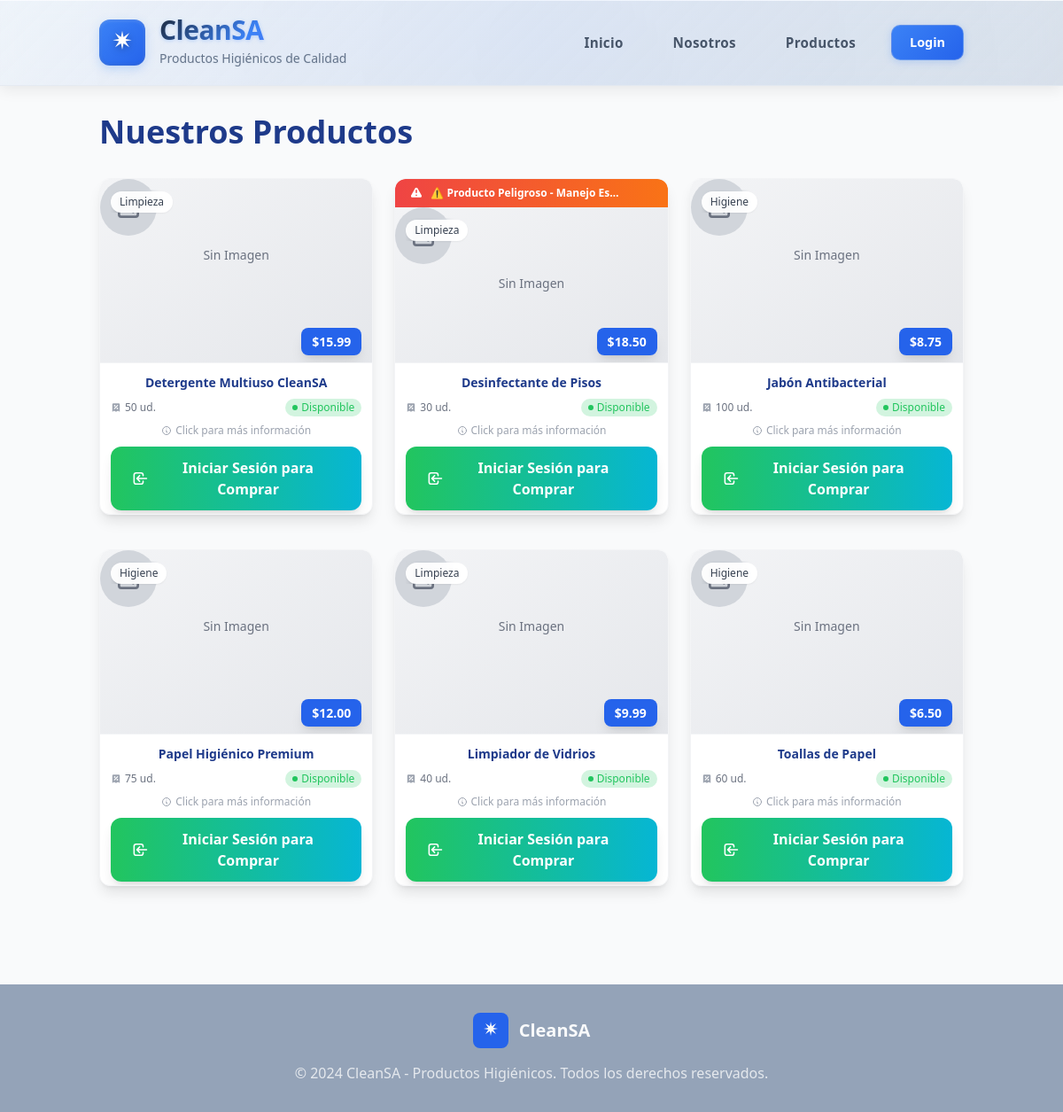
Screenshot of /products/ with the database file from the repository.
### app/models.py (models this page shows)
class Producto (database.Model):
    __tablename__ = 'productos'
    id = database.Column(database.Integer, primary_key=True)
    nombre = database.Column(database.String(100), nullable=False)
    precio = database.Column(database.Float, nullable=False)
    stock = database.Column(database.Integer, nullable=False)
    fk_categoria = database.Column(database.Integer,database.ForeignKey('categorias.id'), nullable=False)
    peligroso = database.Column(database.Boolean, nullable=False)

class Categoria (database.Model):
    __tablename__ = 'categorias'
    id = database.Column(database.Integer, primary_key=True)
    nombre = database.Column(database.String(100), nullable=False)

### app/blueprints/products.py (the view)
@products_bp.route('/')
def list_products():
    try:
        productos = Producto.query.all()
        categorias = {cat.id: cat.nombre for cat in Categoria.query.all()}
        return render_template('productos.html',
                             productos=productos,
                             categorias=categorias)
    except Exception as e:
        return render_template('productos.html',
                             productos=[],
                             categorias={})

### app/templates/productos.html (shortened to what this page needs)
<!DOCTYPE html>
<html lang="es">
<head>
    <script src="https://cdn.tailwindcss.com"></script>
    <link rel="stylesheet" href="../static/css/nav-liquid-glass.css">
</head>
<body class="bg-smoke-white min-h-screen">
    {% include 'components/nav.html' %}
    <main class="container mx-auto px-6 py-8">
        <h1 class="text-4xl font-bold text-dark-teal mb-8">Nuestros Productos</h1>
        {% if productos %}
            <div class="grid grid-cols-1 sm:grid-cols-2 lg:grid-cols-3 gap-6">
                {% for producto in productos %}
                    {% include 'components/producto.html' %}
                {% endfor %}
            </div>
        {% else %}
            <p class="text-gray-600">No hay productos disponibles en este momento.</p>
        {% endif %}
    </main>
    {% include 'components/footer.html' %}
</body>
</html>

### app/templates/components/producto.html (shortened to what this page needs)
<div class="flip-card group cursor-pointer" data-producto-id="{{ producto.id }}">
    <div class="flip-card-inner">
        <div class="flip-card-front bg-white rounded-xl shadow-lg hover:shadow-xl transition-all duration-300 border border-gray-100 relative overflow-hidden">
            {% if producto.peligroso %}
                <div class="bg-gradient-to-r from-red-500 to-orange-500 text-white px-4 py-2 pr-12 text-xs font-semibold flex items-center rounded-t-xl">
                    <span class="truncate">⚠️ Producto Peligroso - Manejo Especial</span>
                </div>
            {% endif %}
            <div class="{% if producto.peligroso %}h-44{% else %}h-52{% endif %} bg-gray-50 border-b border-gray-100 relative overflow-hidden">
                <div class="placeholder-content absolute inset-0 bg-gradient-to-br from-gray-100 to-gray-200 flex flex-col items-center justify-center hidden">
                    <div class="w-16 h-16 bg-gray-300 rounded-full flex items-center justify-center mb-3">
                    </div>
                    <p class="text-gray-500 text-sm font-medium">Sin Imagen</p>
                </div>
                <div class="absolute top-3 left-3">
                    <span class="inline-flex items-center px-2.5 py-1 rounded-full text-xs font-medium bg-white bg-opacity-95 text-gray-700 shadow-sm backdrop-blur-sm">
                        {{ categorias.get(producto.fk_categoria, 'Sin categoría') }}
                    </span>
                </div>
                <div class="absolute bottom-3 right-3">
                    <span class="bg-pro-blue text-white px-3 py-1.5 rounded-lg text-base font-bold shadow-lg backdrop-blur-sm">
                        ${{ "%.2f"|format(producto.precio) }}
                    </span>
                </div>
            </div>
            <div class="p-3 flex flex-col justify-between" style="height: calc(100% - 13rem);">
                <div>
                    <h3 class="text-base font-bold text-dark-teal leading-tight mb-2">{{ producto.nombre }}</h3>
                    <div class="flex items-center justify-between mb-2">
                        <div class="flex items-center gap-1">
                            <span class="text-xs text-gray-500">{{ producto.stock }} ud.</span>
                        </div>
                        {% if producto.stock > 0 %}
                            <span class="inline-flex items-center px-2 py-0.5 rounded-full text-xs font-medium bg-warm-green bg-opacity-20 text-warm-green">
                                <div class="w-1.5 h-1.5 bg-warm-green rounded-full mr-1 animate-pulse"></div>
                                Disponible
                            </span>
                        {% else %}
                            <span class="inline-flex items-center px-2 py-0.5 rounded-full text-xs font-medium bg-red-100 text-red-800">
                                <div class="w-1.5 h-1.5 bg-red-500 rounded-full mr-1"></div>
                                Sin Stock
                            </span>
                        {% endif %}
                    </div>
                </div>
                <div class="text-center text-xs text-gray-400 mb-2">
                    <span class="inline-flex items-center">
                        <svg class="w-3 h-3 mr-1" fill="none" stroke="currentColor" viewBox="0 0 24 24">
                            <path stroke-linecap="round" stroke-linejoin="round" stroke-width="2" d="M13 16h-1v-4h-1m1-4h.01M21 12a9 9 0 11-18 0 9 9 0 0118 0z"/>
                        </svg>
                        Click para más información
                    </span>
                </div>
                {% if current_user.is_authenticated and not current_user.es_admin %}
                    {% if producto.stock > 0 %}
                        {% if producto.peligroso and current_user.es_particular %}
                            <div class="w-full bg-gradient-to-r from-orange-400 to-red-500 text-white font-medium py-3 px-4 rounded-xl text-center text-sm border border-orange-300">
                                <svg class="w-4 h-4 inline mr-2" fill="currentColor" viewBox="0 0 20 20">
                                    <path fill-rule="evenodd" d="M8.257 3.099c.765-1.36 2.722-1.36 3.486 0l5.58 9.92c.75 1.334-.213 2.98-1.742 2.98H4.42c-1.53 0-2.493-1.646-1.743-2.98l5.58-9.92zM11 13a1 1 0 11-2 0 1 1 0 012 0zm-1-8a1 1 0 00-1 1v3a1 1 0 002 0V6a1 1 0 00-1-1z" clip-rule="evenodd"/>
                                </svg>
                                ⚠️ Producto solo para empresas
                            </div>
                        {% else %}
                            <button onclick="addToCart({{ producto.id }}, this)" class="add-to-cart-btn w-full bg-gradient-to-r from-light-teal to-pro-blue hover:from-pro-blue hover:to-dark-teal text-white font-semibold py-3 px-6 rounded-xl transition-all duration-300 transform hover:scale-105 shadow-lg hover:shadow-xl flex items-center justify-center group">
                                <svg class="w-5 h-5 mr-2 transition-transform group-hover:scale-110" fill="none" stroke="currentColor" viewBox="0 0 24 24">
                                    <path stroke-linecap="round" stroke-linejoin="round" stroke-width="2" d="M3 3h2l.4 2M7 13h10l4-8H5.4m0 0L7 13m0 0l-1.5 6M7 13l-1.5-6m0 0h12m-10 6h8m-8 0v6a2 2 0 002 2h4a2 2 0 002-2v-6"/>
                                </svg>
                                Agregar al Carrito
                            </button>
                        {% endif %}
                    {% else %}
                        <button disabled class="w-full bg-gray-200 text-gray-400 font-semibold py-3 px-6 rounded-xl cursor-not-allowed flex items-center justify-center">
                            <svg class="w-5 h-5 mr-2" fill="none" stroke="currentColor" viewBox="0 0 24 24">
                                <path stroke-linecap="round" stroke-linejoin="round" stroke-width="2" d="M18.364 18.364A9 9 0 005.636 5.636m12.728 12.728L5.636 5.636m12.728 12.728L18.364 5.636"/>
                            </svg>
                            No Disponible
                        </button>
                    {% endif %}
                {% else %}
                    <a href="{{ url_for('auth.login') }}" class="w-full bg-gradient-to-r from-warm-green to-light-teal hover:from-light-teal hover:to-warm-green text-white font-semibold py-3 px-6 rounded-xl transition-all duration-300 transform hover:scale-105 shadow-lg hover:shadow-xl flex items-center justify-center group text-decoration-none">
                        <svg class="w-5 h-5 mr-2 transition-transform group-hover:scale-110" fill="none" stroke="currentColor" viewBox="0 0 24 24">
                            <path stroke-linecap="round" stroke-linejoin="round" stroke-width="2" d="M11 16l-4-4m0 0l4-4m-4 4h14m-5 4v1a3 3 0 01-3 3H6a3 3 0 01-3-3V7a3 3 0 013-3h7a3 3 0 013 3v1"/>
                        </svg>
                        Iniciar Sesión para Comprar
                    </a>
                {% endif %}
            </div>
        </div>
        <div class="flip-card-back bg-gradient-to-br from-light-teal to-pro-blue rounded-xl shadow-xl border border-gray-100 relative overflow-hidden">
            <div class="absolute top-3 right-3 z-20">
                <div class="bg-white bg-opacity-20 rounded-full p-1.5 hover:bg-opacity-30 transition-all duration-200 shadow-sm">
                </div>
            </div>
            <div class="h-full flex flex-col p-4 text-white">
                <div class="mb-3">
                    <h4 class="text-lg font-bold mb-1">{{ producto.nombre }}</h4>
                    <div class="flex items-center justify-between">
                        <span class="text-xs opacity-80">{{ categorias.get(producto.fk_categoria, 'Sin categoría') }}</span>
                        <span class="text-xl font-bold">${{ "%.2f"|format(producto.precio) }}</span>
                    </div>
                </div>
                <div class="flex-grow space-y-3">
                    <div class="bg-white bg-opacity-10 rounded-lg p-2.5 backdrop-blur-sm">
                        <h5 class="font-semibold mb-1.5 flex items-center text-sm">
                        </h5>
                        <div class="flex items-center justify-between text-xs">
                            <span>Stock disponible:</span>
                            <span class="font-bold">{{ producto.stock }} unidades</span>
                        </div>
                        <div class="flex items-center justify-between text-xs mt-1">
                            <span>Estado:</span>
                            {% if producto.stock > 0 %}
                                <span class="bg-green-400 bg-opacity-30 px-1.5 py-0.5 rounded text-xs font-medium">
                                </span>
                            {% else %}
                                <span class="bg-red-400 bg-opacity-30 px-1.5 py-0.5 rounded text-xs font-medium">
                                    ✗ Sin Stock
                                </span>
                            {% endif %}
                        </div>
                    </div>
                    {% if producto.peligroso %}
                        <div class="bg-red-500 bg-opacity-20 rounded-lg p-2.5 backdrop-blur-sm border border-red-400 border-opacity-30">
                            <h5 class="font-semibold mb-1.5 flex items-center text-orange-200 text-sm">
                            </h5>
                            <p class="text-xs opacity-90">
                            </p>
                        </div>
                    {% endif %}
                </div>
                <div class="mt-3 text-center text-xs opacity-70">
                    <span class="inline-flex items-center">
                    </span>
                </div>
            </div>
        </div>
    </div>
</div>

### app/templates/components/producto.html (style rules this page uses)
.flip-card { background-color: transparent; width: 100%; height: 380px; perspective: 1000px; margin-bottom: 15px; }
.flip-card-inner { position: relative; width: 100%; height: 100%; text-align: center; transition: transform 0.8s cubic-bezier(0.4, 0.0, 0.2, 1); transform-style: preserve-3d; }
.flip-card-front, .flip-card-back { position: absolute; width: 100%; height: 100%; -webkit-backface-visibility: hidden; backface-visibility: hidden; overflow: hidden; }
.flip-card-front { z-index: 2; }
.flip-card-back { transform: rotateY(180deg); z-index: 1; }
.flip-card-front .h-44 { height: 11rem; }
.flip-card-front .h-52 { height: 13rem; }
.placeholder-content { animation: pulse 2s infinite; }
.flip-card-front .absolute { backdrop-filter: blur(4px); }
.flip-card h3, .flip-card h4 { word-wrap: break-word; overflow-wrap: break-word; hyphens: auto; }
.flip-card button, .flip-card a { transition: all 0.3s ease; }
.flip-card-front .p-3 { padding: 0.75rem; }
.flip-card-back .bg-white.bg-opacity-10 { box-shadow: 0 4px 6px rgba(0, 0, 0, 0.1); }
.flip-card .text-xs { font-size: 0.75rem; line-height: 1rem; }
.flip-card .text-base { font-size: 0.875rem; line-height: 1.25rem; }

### rows the page displays
Producto: get "Limpieza", precio "15.99", nombre "Detergente Multiuso CleanSA", stock "50", shows "Disponible"
Producto: peligroso True (drawn), get "Limpieza", precio "18.50", nombre "Desinfectante de Pisos", stock "30", shows "Disponible"
Producto: get "Higiene", precio "8.75", nombre "Jabón Antibacterial", stock "100", shows "Disponible"
Producto: get "Higiene", precio "12.00", nombre "Papel Higiénico Premium", stock "75", shows "Disponible"
Producto: get "Limpieza", precio "9.99", nombre "Limpiador de Vidrios", stock "40", shows "Disponible"
Producto: get "Higiene", precio "6.50", nombre "Toallas de Papel", stock "60", shows "Disponible"
